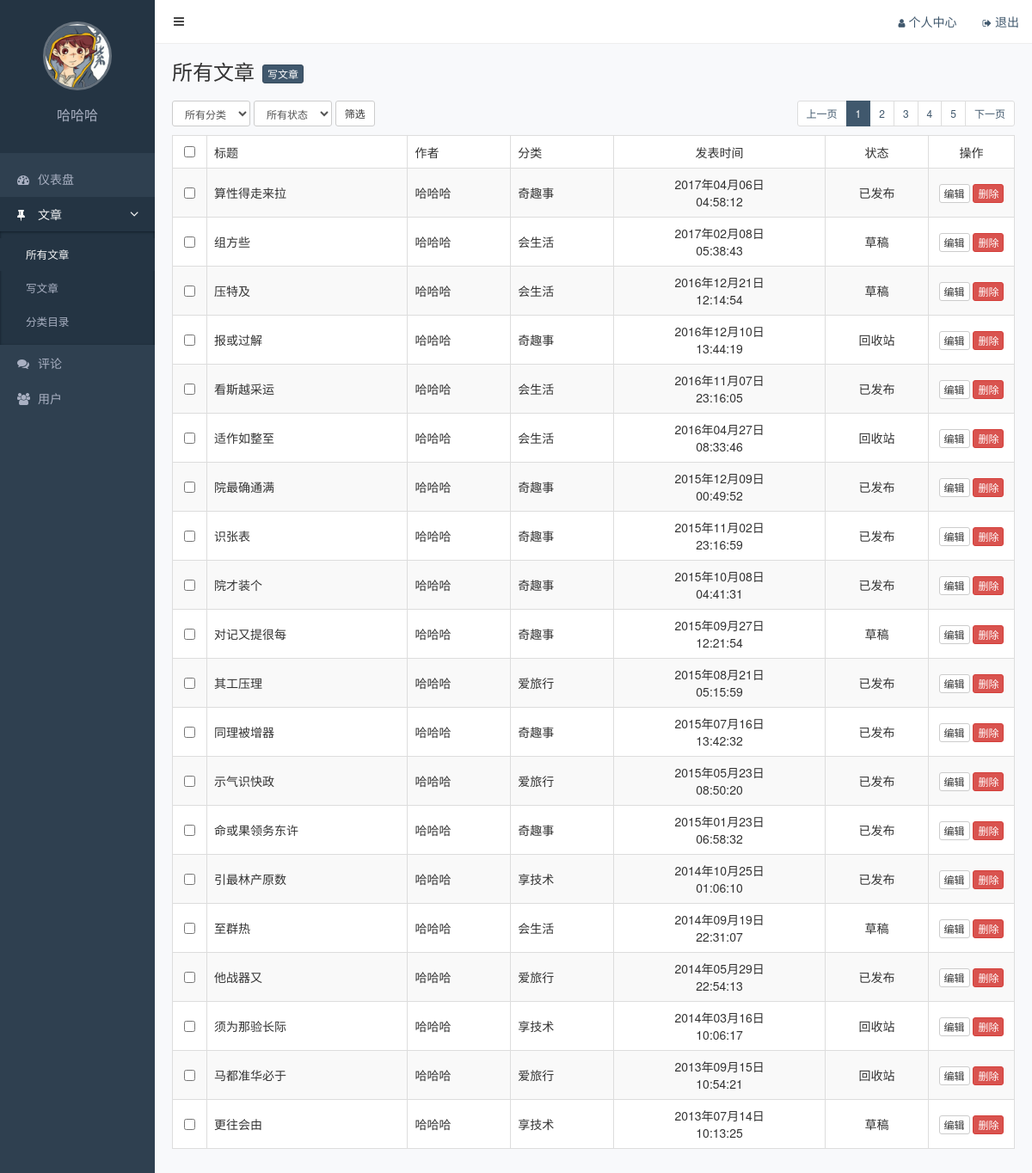
The app's page /admin/posts.php (signed in) with its own data.
### tables this page shows
CREATE TABLE `posts` (
  `id` int(11) NOT NULL AUTO_INCREMENT COMMENT '主键',
  `slug` varchar(200) NOT NULL COMMENT '别名',
  `title` varchar(200) NOT NULL COMMENT '标题',
  `feature` varchar(200) DEFAULT NULL COMMENT '特色图像',
  `created` datetime NOT NULL COMMENT '创建时间',
  `content` text COMMENT '内容',
  `views` int(11) NOT NULL DEFAULT '0' COMMENT '浏览数',
  `likes` int(11) NOT NULL DEFAULT '0' COMMENT '点赞数',
  `status` varchar(20) NOT NULL COMMENT '状态（drafted/published/trashed）',
  `user_id` int(11) NOT NULL COMMENT '用户 ID',
  `category_id` int(11) NOT NULL COMMENT '分类 ID',
  PRIMARY KEY (`id`),
  UNIQUE KEY `slug` (`slug`)
);

CREATE TABLE `users` (
  `id` int(11) NOT NULL AUTO_INCREMENT COMMENT '主键',
  `slug` varchar(200) NOT NULL COMMENT '别名',
  `email` varchar(200) NOT NULL COMMENT '邮箱',
  `password` varchar(200) NOT NULL COMMENT '密码',
  `nickname` varchar(100) DEFAULT NULL COMMENT '昵称',
  `avatar` varchar(200) DEFAULT NULL COMMENT '头像',
  `bio` varchar(500) DEFAULT NULL COMMENT '简介',
  `status` varchar(20) DEFAULT NULL COMMENT '状态（unactivated/activated/forbidden/trashed）',
  PRIMARY KEY (`id`),
  UNIQUE KEY `slug` (`slug`),
  UNIQUE KEY `email` (`email`)
);

CREATE TABLE `categories` (
  `id` int(11) NOT NULL AUTO_INCREMENT COMMENT '主键',
  `slug` varchar(200) NOT NULL COMMENT '别名',
  `name` varchar(200) NOT NULL COMMENT '分类名称',
  PRIMARY KEY (`id`),
  UNIQUE KEY `slug` (`slug`)
);

### functions.php (called while the page is built, shortened)
<?php
function xiu_fetch_all ($sql) {
  $conn = mysqli_connect(XIU_DB_HOST, XIU_DB_USER, XIU_DB_PASS, XIU_DB_NAME);
  $query = mysqli_query($conn, $sql);
$result=array();
  while ($row = mysqli_fetch_assoc($query)) {
    $result[] = $row;
  }
  return $result;
}
function xiu_fetch_one ($sql) {
  $res = xiu_fetch_all($sql);
  return isset($res[0]) ? $res[0] : null;
}

### admin/posts.php (the view, shortened to what this page needs)
<?php
require_once '../functions.php';
$where = '1 = 1';
$search = '';
$size = 20;
$page = empty($_GET['page']) ? 1 : (int)$_GET['page'];
$lastPage=$page-1;
$nextPage=$page+1;
$total_count = (int)xiu_fetch_one("select count(1) as count from posts
inner join categories on posts.category_id = categories.id
inner join users on posts.user_id = users.id
where {$where};")['count'];
$total_pages = (int)ceil($total_count / $size);
$offset = ($page - 1) * $size;
$posts = xiu_fetch_all("select
  posts.id as post_id,
  posts.title,
  users.nickname as user_name,
  categories.name as category_name,
  posts.created,
  posts.status
from posts
inner join categories on posts.category_id = categories.id
inner join users on posts.user_id = users.id
where {$where}
order by posts.created desc
limit {$offset}, {$size};");
$visiables = 5;
$begin = $page - ($visiables - 1) / 2;
$begin = $begin < 1 ? 1 : $begin;
$end = $begin + $visiables - 1;
$end = $end > $total_pages ? $total_pages : $end;
$begin = $end - $visiables + 1;
$begin = $begin < 1 ? 1 : $begin;
function convert_status ($status) {
  $dict = array(
    'published' => '已发布',
    'drafted' => '草稿',
    'trashed' => '回收站'
  );
  return isset($dict[$status]) ? $dict[$status] : '未知';
}
function convert_date ($created) {
  $timestamp = strtotime($created);
  return date('Y年m月d日<b\r>H:i:s', $timestamp);
}
?>
<!DOCTYPE html>
<html lang="zh-CN">
<head>
  <link rel="stylesheet" href="/static/assets/vendors/bootstrap/css/bootstrap.css">
  <link rel="stylesheet" href="/static/assets/vendors/font-awesome/css/font-awesome.css">
  <link rel="stylesheet" href="/static/assets/vendors/nprogress/nprogress.css">
  <link rel="stylesheet" href="/static/assets/css/admin.css">
</head>
<body>
  <div class="main">
    <?php include 'inc/navbar.php'; ?>
    <div class="container-fluid">
      <div class="page-title">
        <h1>所有文章</h1>
        <a href="post-add.php" class="btn btn-primary btn-xs">写文章</a>
      </div>
      <div class="page-action">
        <form class="form-inline" action="<?php echo $_SERVER['PHP_SELF']; ?>">
          <select name="category" class="form-control input-sm">
            <option value="all">所有分类</option>
          </select>
          <select name="status" class="form-control input-sm">
            <option value="all">所有状态</option>
          </select>
          <button class="btn btn-default btn-sm">筛选</button>
        </form>
        <ul class="pagination pagination-sm pull-right">
          <li><a href="?<?php echo("page=$lastPage") ?>">上一页</a></li>
          <?php for ($i = $begin; $i <= $end; $i++): ?>
          <li<?php echo $i === $page ? ' class="active"' : '' ?>><a href="?page=<?php echo $i . $search; ?>"><?php echo $i; ?></a></li>
          <?php endfor ?>
          <li><a href="?<?php echo("page=$nextPage") ?>">下一页</a></li>
        </ul>
      </div>
      <table class="table table-striped table-bordered table-hover">
        <thead>
          <tr>
            <th class="text-center" width="40"><input type="checkbox"></th>
            <th>标题</th>
            <th>作者</th>
            <th>分类</th>
            <th class="text-center">发表时间</th>
            <th class="text-center">状态</th>
            <th class="text-center" width="100">操作</th>
          </tr>
        </thead>
        <tbody>
          <?php foreach ($posts as $item): ?>
          <tr>
            <td class="text-center"><input type="checkbox"></td>
            <td><?php echo $item['title']; ?></td>
            <td><?php echo $item['user_name']; ?></td>
            <td><?php echo $item['category_name']; ?></td>
            <td class="text-center"><?php echo convert_date($item['created']); ?></td>
            <td class="text-center"><?php echo convert_status($item['status']); ?></td>
            <td class="text-center">
              <a href="posts-edit.php?id=<?php echo $item['post_id'] ?>" class="btn btn-default btn-xs">编辑</a>
              <a href="/admin/post-delete.php?id=<?php echo $item['post_id']; ?>" class="btn btn-danger btn-xs">删除</a>
            </td>
          </tr>
          <?php endforeach ?>
        </tbody>
      </table>
    </div>
  </div>
  <?php include 'inc/sidebar.php'; ?>
</body>
</html>

### static/assets/css/admin.css (style rules this page uses)
.form-control { box-shadow: none; }
body { background-color: #f8f9fb; -webkit-font-smoothing: antialiased; -moz-osx-font-smoothing: grayscale; }
.main { position: relative; overflow: hidden; min-width: 844px; min-height: 100vh; padding: 70px 5px 20px 185px; }
.main .container-fluid .page-title { overflow: hidden; margin-bottom: 20px; }
.main .container-fluid .page-title h1 { display: inline-block; margin: 0; font-size: 24px; font-weight: 400; }
.main .container-fluid .page-title .btn-primary { margin-left: 5px; vertical-align: bottom; }
.main .container-fluid .page-action { overflow: hidden; margin-bottom: 10px; }
.main .container-fluid .page-action .btn-batch, .main .container-fluid .page-action .form-inline { display: inline-block; }
.main .container-fluid .page-action .btn { margin-right: 10px; }
.main .container-fluid .pagination { margin: 0; }
.main .container-fluid table { background-color: #fff; }
.main .container-fluid th { border-bottom: 1px; font-weight: 400; }
.main .container-fluid td { vertical-align: middle; }

### records on screen
posts: title "算性得走来拉", user.nickname "哈哈哈", category.name "奇趣事", created "2017年04月06日 04:58:12", status "已发布"
posts: title "组方些", user.nickname "哈哈哈", category.name "会生活", created "2017年02月08日 05:38:43", status "草稿"
posts: title "压特及", user.nickname "哈哈哈", category.name "会生活", created "2016年12月21日 12:14:54", status "草稿"
posts: title "报或过解", user.nickname "哈哈哈", category.name "奇趣事", created "2016年12月10日 13:44:19", status "回收站"
posts: title "看斯越采运", user.nickname "哈哈哈", category.name "会生活", created "2016年11月07日 23:16:05", status "已发布"
posts: title "适作如整至", user.nickname "哈哈哈", category.name "会生活", created "2016年04月27日 08:33:46", status "回收站"
posts: title "院最确通满", user.nickname "哈哈哈", category.name "奇趣事", created "2015年12月09日 00:49:52", status "已发布"
posts: title "识张表", user.nickname "哈哈哈", category.name "奇趣事", created "2015年11月02日 23:16:59", status "已发布"
posts: title "院才装个", user.nickname "哈哈哈", category.name "奇趣事", created "2015年10月08日 04:41:31", status "已发布"
posts: title "对记又提很每", user.nickname "哈哈哈", category.name "奇趣事", created "2015年09月27日 12:21:54", status "草稿"
posts: title "其工压理", user.nickname "哈哈哈", category.name "爱旅行", created "2015年08月21日 05:15:59", status "已发布"
posts: title "同理被增器", user.nickname "哈哈哈", category.name "奇趣事", created "2015年07月16日 13:42:32", status "已发布"
posts: title "示气识快政", user.nickname "哈哈哈", category.name "爱旅行", created "2015年05月23日 08:50:20", status "已发布"
posts: title "命或果领务东许", user.nickname "哈哈哈", category.name "奇趣事", created "2015年01月23日 06:58:32", status "已发布"
posts: title "引最林产原数", user.nickname "哈哈哈", category.name "享技术", created "2014年10月25日 01:06:10", status "已发布"
posts: title "至群热", user.nickname "哈哈哈", category.name "会生活", created "2014年09月19日 22:31:07", status "草稿"
posts: title "他战器又", user.nickname "哈哈哈", category.name "爱旅行", created "2014年05月29日 22:54:13", status "已发布"
posts: title "须为那验长际", user.nickname "哈哈哈", category.name "享技术", created "2014年03月16日 10:06:17", status "回收站"
posts: title "马都准华必于", user.nickname "哈哈哈", category.name "爱旅行", created "2013年09月15日 10:54:21", status "回收站"
posts: title "更往会由", user.nickname "哈哈哈", category.name "享技术", created "2013年07月14日 10:13:25", status "草稿"

### other values on screen
$current_user['nickname'] "哈哈哈"
